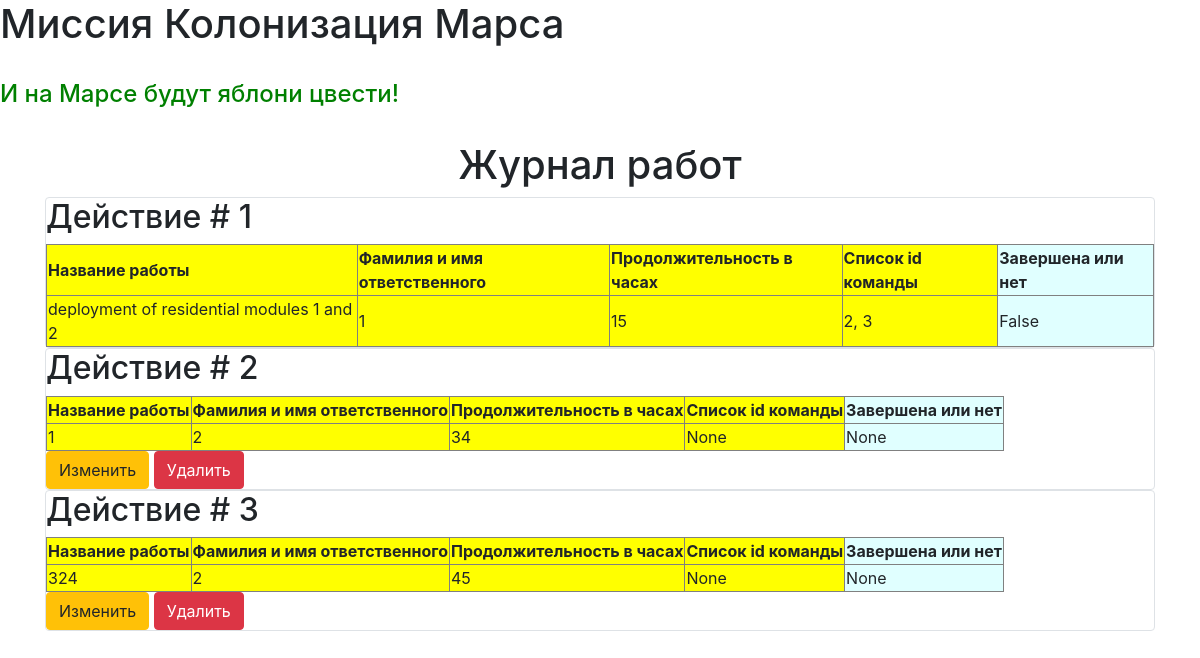
/ (signed in), run on the app's committed database.
### data/jobs.py (models this page shows)
class Jobs(SqlAlchemyBase):
    __tablename__ = 'jobs'
    id = sqlalchemy.Column(sqlalchemy.Integer,
                           primary_key=True, autoincrement=True)
    team_leader = sqlalchemy.Column(sqlalchemy.Integer,
                                    sqlalchemy.ForeignKey("users.id"))
    job = sqlalchemy.Column(sqlalchemy.String, nullable=True)
    work_size = sqlalchemy.Column(sqlalchemy.String, nullable=True)
    collaborators = sqlalchemy.Column(sqlalchemy.String, nullable=True)
    start_date = sqlalchemy.Column(sqlalchemy.DateTime,
                                     default=datetime.datetime.now)
    end_date = sqlalchemy.Column(sqlalchemy.DateTime,
                                     default=datetime.datetime.now)
    is_finished = sqlalchemy.Column(sqlalchemy.Boolean, default=True)
    user = orm.relation('User')

### main.py (the view)
    @app.route("/")
    def index():
        jobs = db_sess.query(Jobs).all()
        return render_template("index.html", jobs=jobs)

### data/db_session.py (called while the page is built)
def create_session() -> Session:
    global __factory
    return __factory()

### main.py (called while the page is built)
@login_manager.user_loader
def load_user(user_id):
    db_sess = db_session.create_session()
    return db_sess.query(User).get(user_id)

### templates/index.html (shortened to what this page needs)
{% extends "base.html" %}
{% block content %}
<div class="text">
<h1>Журнал работ</h1>
</div>
{% for item in jobs%}
<div class="col-md6 border rounded">
    <h2>Действие # {{item.id}}</h2>
    <table>
      <colgroup>
        <col span="4" style="background:yellow">
        <col style="background-color:LightCyan">
      </colgroup>
      <tr>
        <th>Название работы</th>
        <th>Фамилия и имя ответственного</th>
         <th>Продолжительность в часах</th>
         <th>Список id команды</th>
         <th>Завершена или нет</th>
      </tr>
      <tr>
        <td>{{ item.job }}</td>
        <td>{{ item.team_leader }}</td><td>{{ item.work_size }}</td><td>{{ item.collaborators }}</td><td>{{ item.is_finished }}</td>
      </tr>
    </table>
    {% if current_user.is_authenticated and current_user == item.user %}
    <div>
        <a href="/news/{{ item.id }}" class="btn btn-warning">
            Изменить
        </a>
        <a href="/news_delete/{{ item.id }}" class="btn btn-danger">
            Удалить
        </a>
    </div>
    {% endif %}
</div>
{% endfor %}
{% endblock %}

### templates/base.html (shortened to what this page needs)
<!DOCTYPE html>
<html lang="en">
<head>
    <link rel="stylesheet"
          href="https://stackpath.bootstrapcdn.com/bootstrap/4.4.1/css/bootstrap.min.css"
>
    <link rel="stylesheet" type="text/css" href="/static/css/style2_11.css" />
    </head>
    <body>
        <h1>Миссия Колонизация Марса</h1>
        <val>
         <h4>И на Марсе будут яблони цвести!</h4>
        </val>
        <main role="main" class="container">
            {% block content %}{% endblock %}
        </main>
    </body>
</html>

### static/css/style2_11.css (style rules this page uses)
val { margin: 20px; color: green; }
table { border: 1px solid white; }
th { border: 1px solid grey; }
td { border: 1px solid grey; }

### templates/index.html (style rules this page uses)
.text { text-align: center; }

### data on the page
Jobs: id "1", job "deployment of residential modules 1 and 2", team_leader "1", work_size "15", collaborators "2, 3", is_finished "False"
Jobs: id "2", job "1", team_leader "2", work_size "34", collaborators "None", is_finished "None"
Jobs: id "3", job "324", team_leader "2", work_size "45", collaborators "None", is_finished "None"
